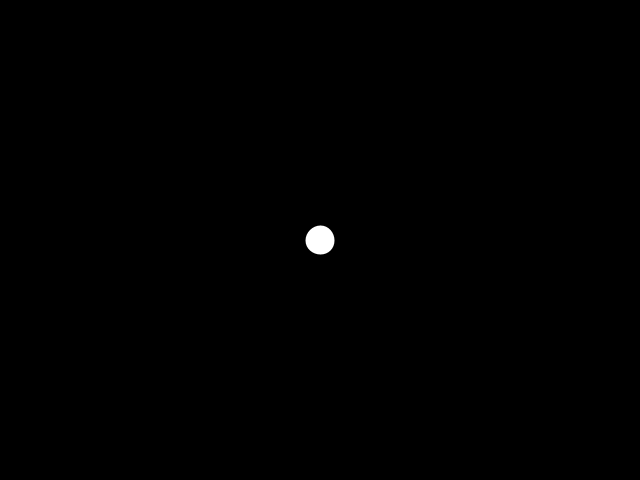
Frame 1 (no input)
Frame 60 (the mouse pressed at the canvas centre just before this capture): identical to frame 1, image omitted
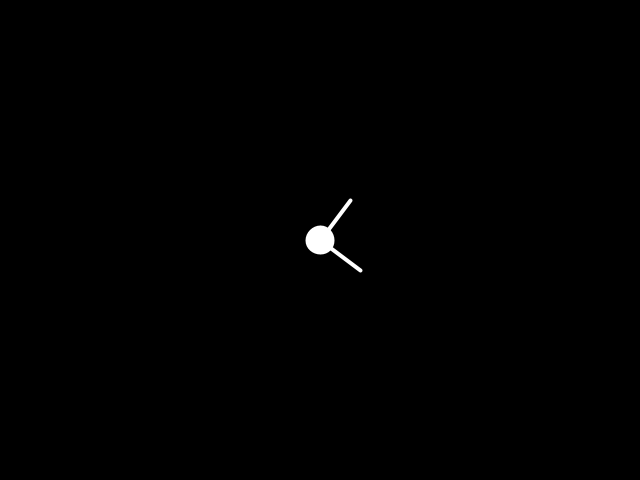
Frame 120 (the mouse held since frame 60 and released just before this capture)

The Processing sketch that drew these frames (run headless with seeded random() and noise(); from frame 60 on, the mouse is pressed at the canvas centre):

// Processing sketch: cursorFollow
// ── cursorFollow.pde

//Movement status
int going;
int strafeLeft, strafeRight;

//Ball radius
int r;

//Position, velocity, and acceleration of Ball
PVector pos, vel, acl;
PVector mPos;

//Change in mouse coordinates
PVector delM;

//Normalized look direction
PVector nLook;

//Normalized perpendicular (CCW) look direction
PVector pLook;

//Magnitude of constant acceleration
float a;

//Magnitude of velocity
float v;

//Friction coefficient
float f;

void setup() {
  
  size(640, 480);
  background(0);
  stroke(255);
  strokeWeight(4);
  smooth();
  
  noCursor();
  
  //Initialize position, vel, acceleration
  pos = new PVector(width/2, height/2);
  vel = new PVector(0, 0);
  acl = new PVector(0, 0);
  
  mPos = new PVector(mouseX, mouseY);
  
  nLook = new PVector(0,0);
  pLook = new PVector(0,0);  
  
  delM = new PVector(0,0);
  
  a = .25;
  f = .98;
  
  v = 2.5;
  
  r = 50;
  
  going = 0;
  strafeLeft = 0;
  strafeRight = 0;
   
}

void draw() {
  
  background(0);
  
  mPos.set( mouseX, mouseY, 0);
  delM.set (mouseX - pmouseX, mouseY - pmouseY, 0);
  delM.normalize();
//  delM.mult(1/5);
  
  nLook.set( nLook.x + delM.x, nLook.y + delM.y, 0);

//  nLook.set( mPos.x - pos.x, mPos.y - pos.y, 0);
  nLook.normalize();
  
  pLook.set(nLook.y, -nLook.x, 0);
 
  if (going == 1 || strafeLeft == 1 || strafeRight == 1) go();

  moveIt();
  colDetect();
  
  stroke(255);
  ellipse(pos.x, pos.y, r/2, r/2);
//  ellipse(mPos.x, mPos.y, 5, 5);
  
  line(pos.x, pos.y, pos.x + nLook.x * r, pos.y + nLook.y * r);
  line(pos.x, pos.y, pos.x + pLook.x * r, pos.y + pLook.y * r);  

  if (going == 1) {

    stroke(255, 0, 0);
//    line(mPos.x, mPos.y, pos.x, pos.y);
    
  }
  
    
}

void keyPressed() {
  
  if (key == 'W' || key == 'w') going = 1;
  if (key == 'A' || key == 'a') strafeLeft = 1;
  if (key == 'D' || key == 'd') strafeRight = 1;  
  
}

void keyReleased() {
  
  if (key == 'W' || key == 'w') going = 0;
  if (key == 'A' || key == 'a') strafeLeft = 0;  
  if (key == 'D' || key == 'd') strafeRight = 0;    
  
}

void go() {
  
  PVector dst;
  dst = new PVector(0,0);
  
//  dst.set(pos.x + delM.x, pos.y + delM.y, 0);
  dst.set(mPos.x - pos.x, mPos.y - pos.y, 0);
  dst.normalize();
  
  if (strafeLeft == 1) {

    if (going == 1)
      dst.set (dst.x + dst.y, dst.y - dst.x, 0);
    else
      dst.set (dst.y, -dst.x, 0);
      
  }
    
  if (strafeRight == 1) {
    
    if (going == 1)
      dst.set (dst.x - dst.y, dst.y + dst.x, 0);
    else
      dst.set (-dst.y, dst.x, 0);
      
  }
  
  dst.mult(v);

//  dst.mult(a);
  
//  acl.set(dst);
  vel.set(dst);  

}

void moveIt() {
  
  vel.mult(f);  
  pos.add(vel);  
  
}

void colDetect() {
  
  if ((pos.x - r/2 < 0) || ((pos.x + r/2) > width))
    pos.x -= vel.x;
    
  if ((pos.y - r/2 < 0) || ((pos.y + r/2) > height))
    pos.y -= vel.y;    
  
}
